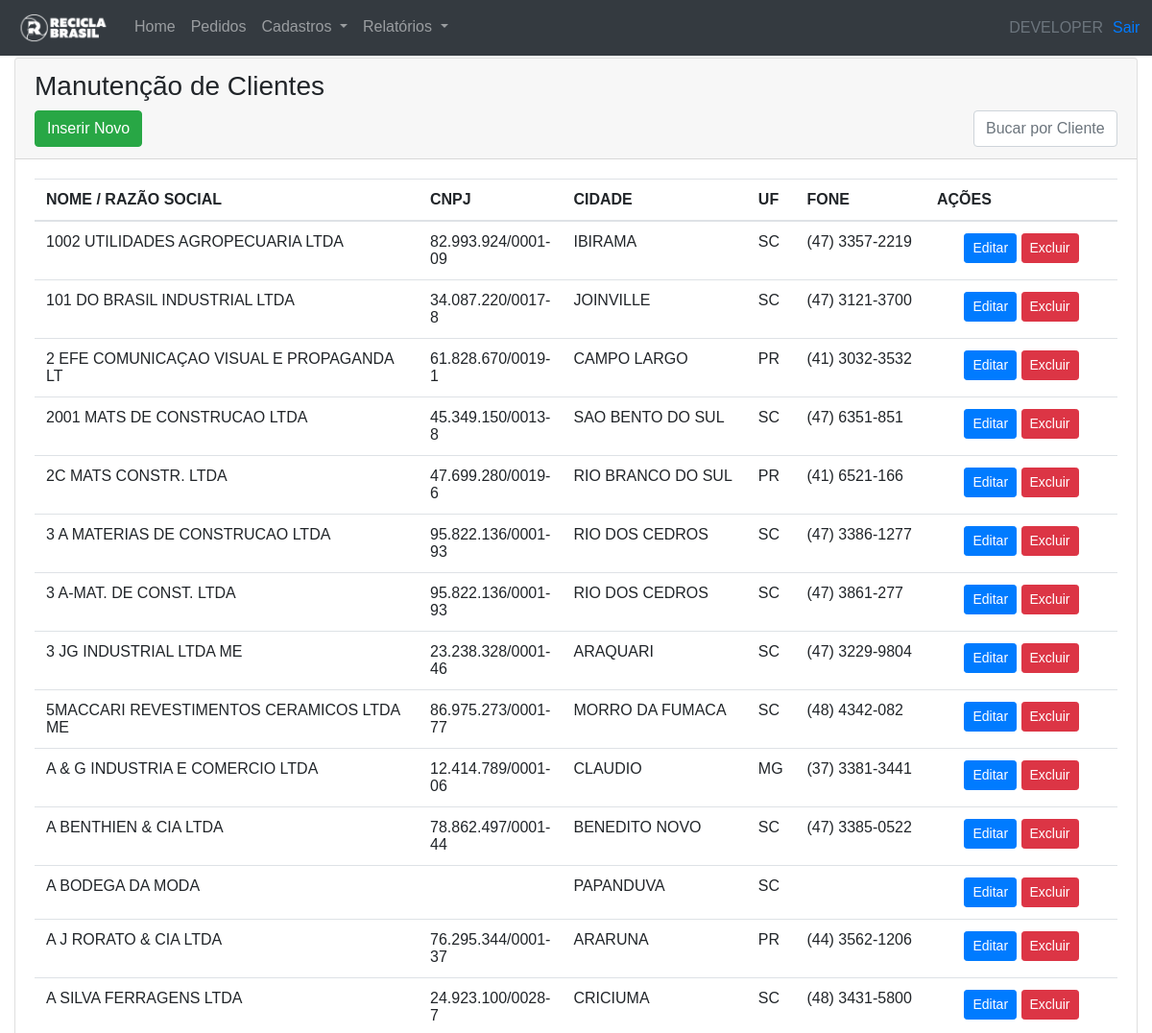
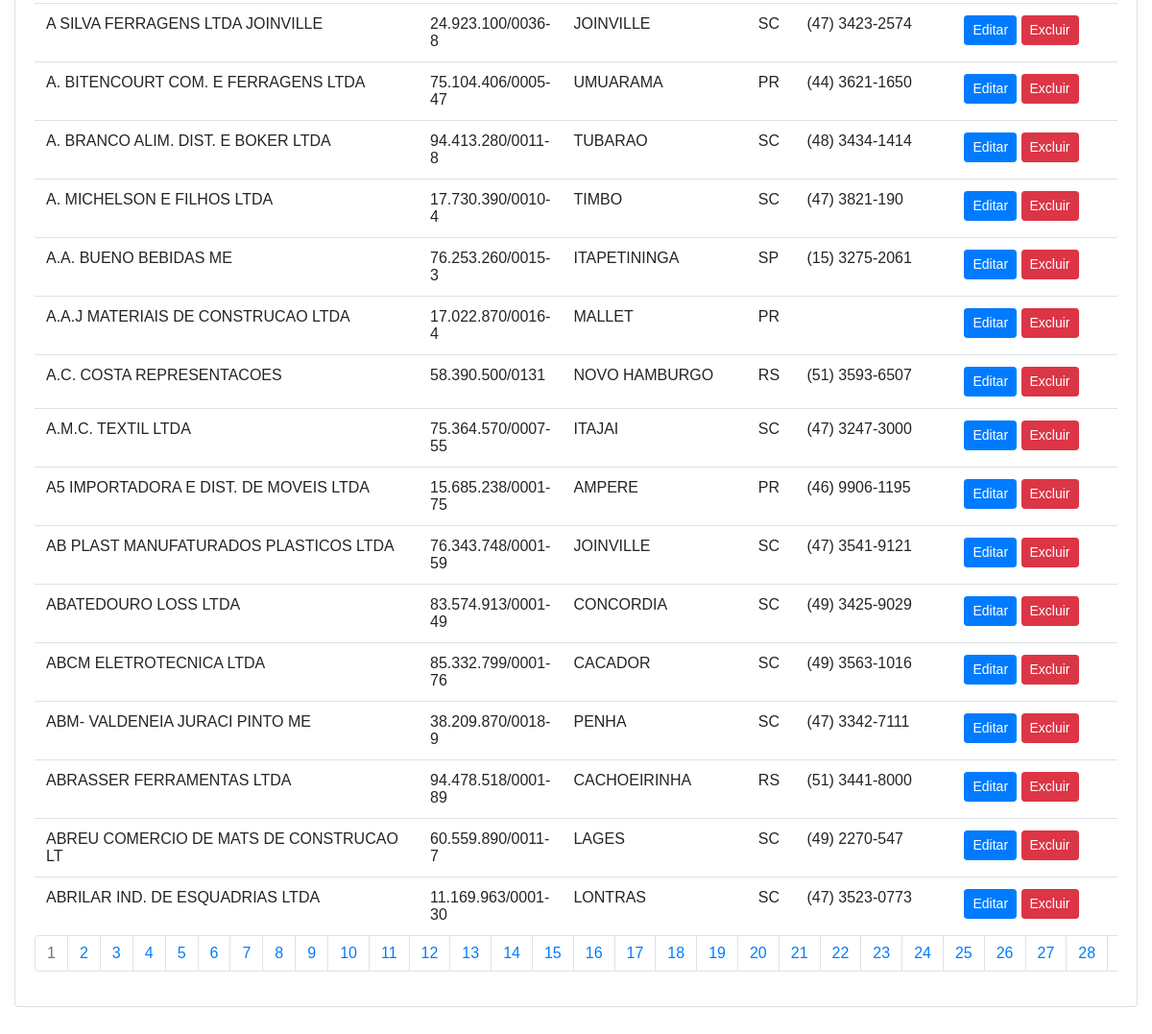
/clientes (signed in), run on the app's committed database (2 pictures, top to bottom).
### tables this page shows
CREATE TABLE `clientes` (
  `Id` int(11) NOT NULL AUTO_INCREMENT,
  `id_vendedor` int(11) DEFAULT NULL,
  `nome` varchar(150) DEFAULT NULL,
  `logradouro` varchar(200) DEFAULT NULL,
  `bairro` varchar(100) DEFAULT NULL,
  `cidade` varchar(100) DEFAULT NULL,
  `cep` varchar(10) DEFAULT NULL,
  `cnpj` varchar(20) DEFAULT NULL,
  `ie` varchar(20) DEFAULT NULL,
  `fone` varchar(25) DEFAULT NULL,
  `uf` char(2) DEFAULT NULL,
  `data_cadastro` date DEFAULT NULL,
  `obs` text,
  PRIMARY KEY (`Id`)
);

### core/Controller.php (called while the page is built, shortened)
<?php
class Controller{
    public function loadTemplate($viewName,$viewData = array()){
        require 'views/template.php';
    }
    public function loadViewInTemplate($viewName,$viewData = array()){
        extract($viewData);
        require "views/".$viewName.".php";
    }
}

### controllers/clientesController.php (called while the page is built, shortened)
<?php
class clientesController extends controller
{
    private $user;
    public function __construct()
    {
        $this->user = new Users();
    }
    public function index()
    {
        $dados = [];
        $dados['userName'] = $this->user->getName();
        $c = new Clients();
        $limit = 30;
        $total = $c->getTotal();
        $dados['pagina'] = 1;
        $offset = ($dados['pagina'] * $limit) - $limit;
        $ordem = "nome";
        $dados['ordem'] = $ordem;
        $dados['paginas'] = ceil($total / $limit);
        $dados['clientsList'] = $c->getList($limit, $offset, $ordem);
        $this->loadTemplate('clientesView', $dados);
    }
}

### core/Core.php (called while the page is built, shortened)
<?php
    class Core{
        public function run(){
            $url = '/';
            if(!empty($_GET['url'])) {
                $url .= $_GET['url'];
            }
            $params = array();
            if(!empty($url) && $url != "/"){
                $url = explode("/",$url);
                array_shift($url);
                array_shift($url);
                if(isset($url) && !empty($url[0])){
                    $currentAction = $url[0];
                    array_shift($url);
                }else{
                    $currentAction = "index";
                }
            }else{
                $currentController = "homeController";
                $currentAction = "index";
            }
            $c = new $currentController();
            call_user_func_array(array($c,$currentAction),$params);
        }
    }

### index.php (called while the page is built, shortened)
<?php
$core = new Core();
$core->run();

### core/Model.php (called while the page is built, shortened)
<?php
    class Model{
        public function __construct() {
            global $db;
            $this->db = $db;
        }
    }

### models/Clients.php (called while the page is built, shortened)
<?php
class Clients extends Model
{
    public function getList($limit, $offset, $ordem)
    {
        $array = [];
        $ordens = ["nome", "cidade", "uf"];
        if (in_array($ordem, $ordens)) {
            $sql = $this->db->prepare("SELECT * FROM clientes ORDER BY $ordem LIMIT :o, :l ");
        } else {
            $sql = $this->db->prepare("SELECT * FROM clientes ORDER BY nome LIMIT :o, :l ");
        }
        $sql->bindValue(":l", $limit, PDO::PARAM_INT);
        $sql->bindValue(":o", $offset, PDO::PARAM_INT);
        $sql->execute();
        if ($sql->rowCount() > 0) {
            $array = $sql->fetchAll();
        }
        return $array;
    }
}

### models/Users.php (called while the page is built, shortened)
<?php
class Users extends Model
{
    private $id;
    public function verifyLogin()
    {
        if (!empty($_SESSION['lgRecicla'])) {
            $this->id = $_SESSION['lgRecicla'];
            return true;
        } else {
            return false;
        }
    }
    public function getId()
    {
        return $this->id;
    }
    public function getName()
    {
        $name = "";
        $sql = $this->db->prepare("SELECT nome FROM funcionarios WHERE Id = ?");
        $sql->execute([$this->getId()]);
        if($sql->rowCount() > 0){
            $sql = $sql->fetch();
            $name = $sql['nome'];
        }
        return $name;
    }
}

### views/clientesView.php (the view)
<div class="telaPrincipal">
    <div class="row">
        <div class="col-12">
            <div class="card">
                <div class="card-header">
                    <h3>Manutenção de Clientes</h3>
                    <div>
                        <div class="float-left">
                            <a href="<?php echo BASE_URL . "clientes/add"; ?>" class="btn btn-success">Inserir Novo</a>
                        </div>
                        <div class="float-right">
                            <input type="text" id="buscaCliente" data-type="findClients" placeholder="Bucar por Cliente (Nome/Razão Social, CNPJ ou Cidade)" class="form-control">
                        </div>
                    </div>
                </div>
                <div class="card-body">
                    <div class="tableRolavel">
                        <table class="table table-hover">
                            <thead>
                                <tr>
                                    <th width="400px" onclick="ordenaClientes('nome');" style="cursor:pointer;">NOME / RAZÃO SOCIAL</th>
                                    <th width="100px">CNPJ</th>
                                    <th onclick="ordenaClientes('cidade');" style="cursor:pointer;">CIDADE</th>
                                    <th wdith="30px" onclick="ordenaClientes('uf');" style="cursor:pointer;">UF</th>
                                    <th>FONE</th>
                                    <th width="200px">AÇÕES</th>
                                </tr>
                            </thead>
                            <tbody>
                                <?php foreach ($clientsList as $cli) {
                                    $fone = intval(preg_replace("/[^0-9]/", "", $cli['fone']));
                                    if ($fone == 0) {
                                        $fone = "";
                                    }
                                ?>
                                    <tr>
                                        <td><?php echo $cli['nome']; ?></td>
                                        <td data-mask="<?php echo (strlen($cli['cnpj']) < 12) ? "000.000.000-00" : "00.000.000/0000-00"; ?>"><?php echo $cli['cnpj']; ?></td>
                                        <td><?php echo $cli['cidade']; ?></td>
                                        <td><?php echo $cli['uf']; ?></td>
                                        <td data-mask="<?php echo (strlen($fone) < 11) ? "(00) 0000-0000" : "(00) 0.0000-0000"; ?>"><?php echo $fone; ?></td>
                                        <td style="text-align:center;">
                                            <a href="<?php echo BASE_URL . "clientes/edit/" . $cli['Id'] ?>" class="btn btn-primary btn-sm">Editar</a>
                                            <a href="<?php echo BASE_URL . "clientes/del/" . $cli['Id'] ?>" class="btn btn-danger btn-sm" onclick="return confirm('Deseja realmente excluir?');">Excluir</a>
                                        </td>
                                    </tr>
                                <?php }?>
                            </tbody>
                        </table>
                    </div>
                    <div class="paginationRolavel">
                        <ul class="pagination">
                            <?php for ($i = 1; $i <= $paginas; $i++) {?>
                                <li class="page-item <?php echo ($i == $pagina) ? " disabled" : ""; ?>"><a class="page-link" href="<?php echo BASE_URL . "clientes/?p=" . $i . "&ordem=" . $ordem; ?>"><?php echo $i; ?></a></li>
                            <?php }?>
                        </ul>
                    </div>
                </div>
            </div>
        </div>
    </div>
</div>

### views/template.php (shortened to what this page needs)
<html>
    <head>
        <link href="<?php echo BASE_URL; ?>assets/css/bootstrap.min.css" rel="stylesheet" />
        <link href="<?php echo BASE_URL; ?>assets/css/estilos.css" rel="stylesheet" />
    </head>
    <body>
    <div class="container-fluid">
        <div class="row">
            <nav class="navbar navbar-expand-sm bg-dark navbar-dark fixed-top">
                <div class="navLeft">
                    <a class="navbar-brand float-left" href="<?php echo BASE_URL; ?>"><img src="<?php echo BASE_URL . "assets/images/logo.png" ?>" width="100px;" alt="Recicla Brasil"></a>
                    <ul class="navbar-nav ">
                        <li class="nav-item">
                            <a class="nav-link" href="<?php echo BASE_URL; ?>">Home</a>
                        </li>
                        <li class="nav-item">
                            <a class="nav-link" href="<?php echo BASE_URL . "vendas"; ?>">Pedidos</a>
                        </li>
                        <li class="nav-item dropdown">
                            <a class="nav-link dropdown-toggle" href="#" id="navbardrop" data-toggle="dropdown">
                                Cadastros
                        </a>
                        </li>
                        <li class="nav-item dropdown">
                            <a class="nav-link dropdown-toggle" href="#" id="navbardrop2" data-toggle="dropdown">
                                Relatórios
                        </a>
                        </li>
                    </ul>
                </div>
                <div class="navRight">
                    <div class="userName">
                        <span class="text-muted float-right"><?php echo $viewData['userName'] ?? ""; ?></span>
                    </div>
                    <div class="logOut">
                        <a href="<?php echo BASE_URL . "login/logOut" ?>" >Sair</a>
                    </div>
                </div>
            </nav>
        </div>
            <?php $this->loadViewInTemplate($viewName, $viewData);?>
    </div>
    </body>
</html>

### assets/css/estilos.css (style rules this page uses)
body { margin: 0; padding: 0; font-family: Arial; }
.telaPrincipal { margin-top: 60px; }
.navLeft { width: 70%; }
.navRight { width: 30%; display: flex; }
.userName { flex: 1; }
.logOut { width: 35px; padding-left: 10px; }
.logOut a { display: block; }
.tableRolavel { height: 65vh; overflow-y: auto; }
.paginationRolavel { padding-top: 5px; width: 100%; overflow-x: auto; }
#buscaCliente { width: 150px; transition: width 0.6s; }

### data on the page
clientes: nome "1002 UTILIDADES AGROPECUARIA LTDA", cidade "IBIRAMA", uf "SC"
clientes: nome "101 DO BRASIL INDUSTRIAL LTDA", cidade "JOINVILLE", uf "SC"
clientes: nome "2 EFE COMUNICAÇAO VISUAL E PROPAGANDA LT", cidade "CAMPO LARGO", uf "PR"
clientes: nome "2001 MATS DE CONSTRUCAO LTDA", cidade "SAO BENTO DO SUL", uf "SC"
clientes: nome "2C MATS CONSTR. LTDA", cidade "RIO BRANCO DO SUL", uf "PR"
clientes: nome "3 A MATERIAS DE CONSTRUCAO LTDA", cidade "RIO DOS CEDROS", uf "SC"
clientes: nome "3 A-MAT. DE CONST. LTDA", cidade "RIO DOS CEDROS", uf "SC"
clientes: nome "3 JG INDUSTRIAL LTDA ME", cidade "ARAQUARI", uf "SC"
clientes: nome "5MACCARI REVESTIMENTOS CERAMICOS LTDA ME", cidade "MORRO DA FUMACA", uf "SC"
clientes: nome "A & G INDUSTRIA E COMERCIO LTDA", cidade "CLAUDIO", uf "MG"
clientes: nome "A BENTHIEN & CIA LTDA", cidade "BENEDITO NOVO", uf "SC"
clientes: nome "A BODEGA DA MODA", cidade "PAPANDUVA", uf "SC"
clientes: nome "A J RORATO & CIA LTDA", cidade "ARARUNA", uf "PR"
clientes: nome "A SILVA FERRAGENS LTDA", cidade "CRICIUMA", uf "SC"
clientes: nome "A SILVA FERRAGENS LTDA JOINVILLE", cidade "JOINVILLE", uf "SC"
clientes: nome "A. BITENCOURT COM. E FERRAGENS LTDA", cidade "UMUARAMA", uf "PR"
clientes: nome "A. BRANCO ALIM. DIST. E BOKER LTDA", cidade "TUBARAO", uf "SC"
clientes: nome "A. MICHELSON E FILHOS LTDA", cidade "TIMBO", uf "SC"
clientes: nome "A.A. BUENO BEBIDAS ME", cidade "ITAPETININGA", uf "SP"
clientes: nome "A.A.J MATERIAIS DE CONSTRUCAO LTDA", cidade "MALLET", uf "PR"
clientes: nome "A.C. COSTA REPRESENTACOES", cidade "NOVO HAMBURGO", uf "RS"
clientes: nome "A.M.C. TEXTIL LTDA", cidade "ITAJAI", uf "SC"
clientes: nome "A5 IMPORTADORA E DIST. DE MOVEIS LTDA", cidade "AMPERE", uf "PR"
clientes: nome "AB PLAST MANUFATURADOS PLASTICOS LTDA", cidade "JOINVILLE", uf "SC"
clientes: nome "ABATEDOURO LOSS LTDA", cidade "CONCORDIA", uf "SC"
clientes: nome "ABCM ELETROTECNICA LTDA", cidade "CACADOR", uf "SC"
clientes: nome "ABM- VALDENEIA JURACI PINTO ME", cidade "PENHA", uf "SC"
clientes: nome "ABRASSER FERRAMENTAS LTDA", cidade "CACHOEIRINHA", uf "RS"
clientes: nome "ABREU COMERCIO DE MATS DE CONSTRUCAO LT", cidade "LAGES", uf "SC"
clientes: nome "ABRILAR IND. DE ESQUADRIAS LTDA", cidade "LONTRAS", uf "SC"

### other printed values
$viewData['userName'] "DEVELOPER"
